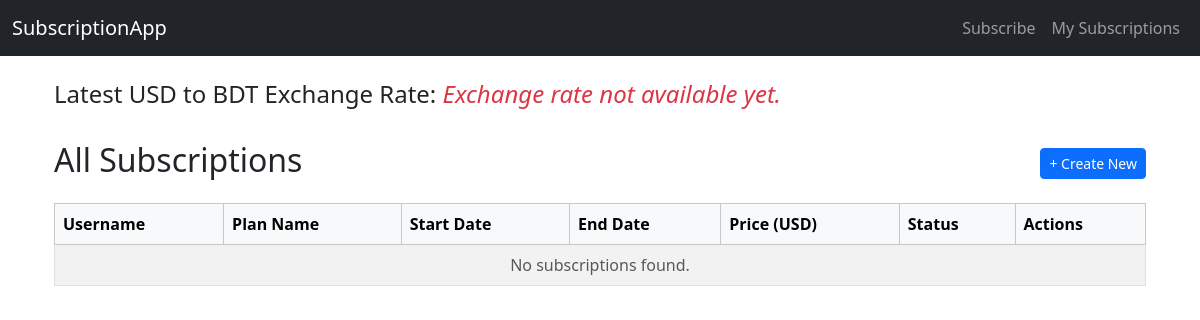
Before: / with the older database file.
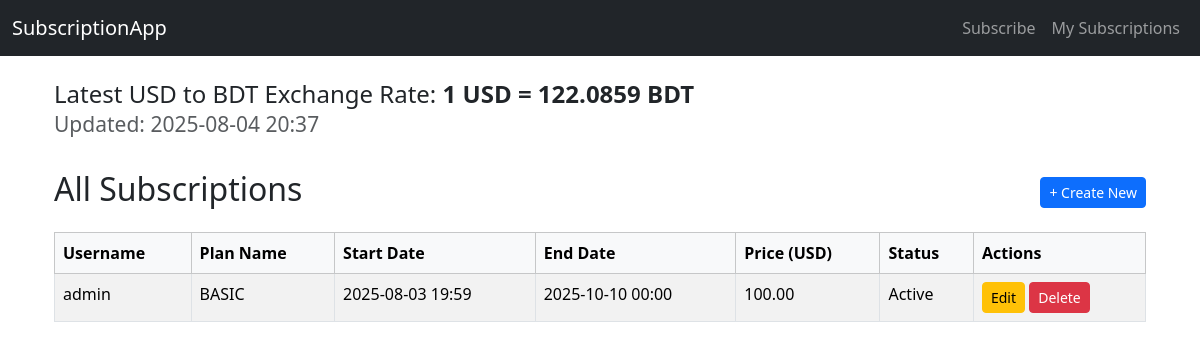
After: the same page with the newer database file.
### core/models.py (models this page shows, shortened)
class ExchangeRateLog(models.Model):
    base_currency = models.CharField(max_length=3)
    target_currency = models.CharField(max_length=3)
    rate = models.DecimalField(max_digits=10, decimal_places=4)
    fetched_at = models.DateTimeField(auto_now_add=True)

class Subscription(models.Model):
    STATUS_CHOICES = (
        ('active', 'Active'),
        ('cancelled', 'Cancelled'),
        ('expired', 'Expired'),
    )
    user = models.ForeignKey(User, on_delete=models.CASCADE)
    plan = models.ForeignKey(Plan, on_delete=models.CASCADE)
    start_date = models.DateTimeField(auto_now_add=True)
    end_date = models.DateTimeField(null=True, blank=True)
    status = models.CharField(max_length=20, choices=STATUS_CHOICES, default='active')

class Plan(models.Model):
    PLAN_CHOICES = (
        ('FREE', 'Free'),
        ('BASIC', 'Basic'),
        ('PREMIUM', 'Premium'),
    )
    name = models.CharField(max_length=20, choices=PLAN_CHOICES, unique=True)
    price = models.DecimalField(max_digits=6, decimal_places=2)
    duration_days = models.PositiveIntegerField()

### core/views.py (the view)
# urls.py: path('', home_view, name='home'),
def home_view(request):
    subscriptions = Subscription.objects.all().select_related('plan', 'user')
    latest_rate = ExchangeRateLog.objects.order_by('-fetched_at').first()
    context = {
        'subscriptions': subscriptions,
        'latest_rate': latest_rate,
    }
    return render(request, 'home.html', context)
    context = {
        'subscriptions': subscriptions,
        'latest_rate': latest_rate,
    }
    return render(request, 'home.html', context)

### core/templates/home.html
{% extends "base.html" %}
{% block content %}
<div class="container mt-4">
  <div class="row mb-4">
    <div class="col-md-12">
      <h4>
        Latest USD to BDT Exchange Rate:
        {% if latest_rate %}
          <strong>1 USD = {{ latest_rate.rate }} BDT</strong><br>
          <small class="text-muted">Updated: {{ latest_rate.fetched_at|date:"Y-m-d H:i" }}</small>
        {% else %}
          <em class="text-danger">Exchange rate not available yet.</em>
        {% endif %}
      </h4>
    </div>
  </div>
  <div class="row mb-3">
    <div class="col-md-12 d-flex justify-content-between align-items-center">
      <h2>All Subscriptions</h2>
      <a href="{% url 'create_subscription' %}" class="btn btn-primary btn-sm">+ Create New</a>
    </div>
  </div>
  <table class="table table-bordered table-striped">
    <thead class="table-light">
      <tr>
        <th>Username</th>
        <th>Plan Name</th>
        <th>Start Date</th>
        <th>End Date</th>
        <th>Price (USD)</th>
        <th>Status</th>
        <th>Actions</th>
      </tr>
    </thead>
    <tbody>
      {% for subscription in subscriptions %}
        <tr>
          <td>{{ subscription.user.username }}</td>
          <td>{{ subscription.plan.name }}</td>
          <td>{{ subscription.start_date|date:"Y-m-d H:i" }}</td>
          <td>{{ subscription.end_date|date:"Y-m-d H:i" }}</td>
          <td>{{ subscription.plan.price }}</td>
          <td>{{ subscription.status|title }}</td>
          <td>
            <a href="{% url 'edit_subscription' subscription.id %}" class="btn btn-sm btn-warning">Edit</a>
            <a href="{% url 'delete_subscription' subscription.id %}" class="btn btn-sm btn-danger">Delete</a>
          </td>
        </tr>
      {% empty %}
        <tr>
          <td colspan="7" class="text-center text-muted">No subscriptions found.</td>
        </tr>
      {% endfor %}
    </tbody>
  </table>
</div>
{% endblock %}

### core/templates/base.html (shortened to what this page needs)
<!DOCTYPE html>
<html lang="en">
<head>
  <link href="https://cdn.jsdelivr.net/npm/bootstrap@5.3.2/dist/css/bootstrap.min.css" rel="stylesheet">
</head>
<body>
  <nav class="navbar navbar-expand-lg navbar-dark bg-dark">
    <div class="container-fluid">
      <a class="navbar-brand" href="{% url 'home' %}">SubscriptionApp</a>
      <div class="collapse navbar-collapse" id="navbarNav">
        <ul class="navbar-nav ms-auto">
          <li class="nav-item"><a class="nav-link" href="{% url 'create_subscription' %}">Subscribe</a></li>
          <li class="nav-item"><a class="nav-link" href="{% url 'home' %}">My Subscriptions</a></li>
        </ul>
      </div>
    </div>
  </nav>
  <div class="container mt-4">
    {% block content %}
    {% endblock %}
  </div>
</body>
</html>

Changed rows visible on the page:
added ExchangeRateLog: rate "122.0859", fetched_at "2025-08-04 20:37"
added Subscription: user.username "admin", plan.name "BASIC", start_date "2025-08-03 19:59", end_date "2025-10-10 00:00", plan.price "100.00", status "Active"
Other visible differences:
text no longer shown: "Exchange rate not available yet. No subscriptions found."
text now shown: "1 USD = BDT Updated:"
